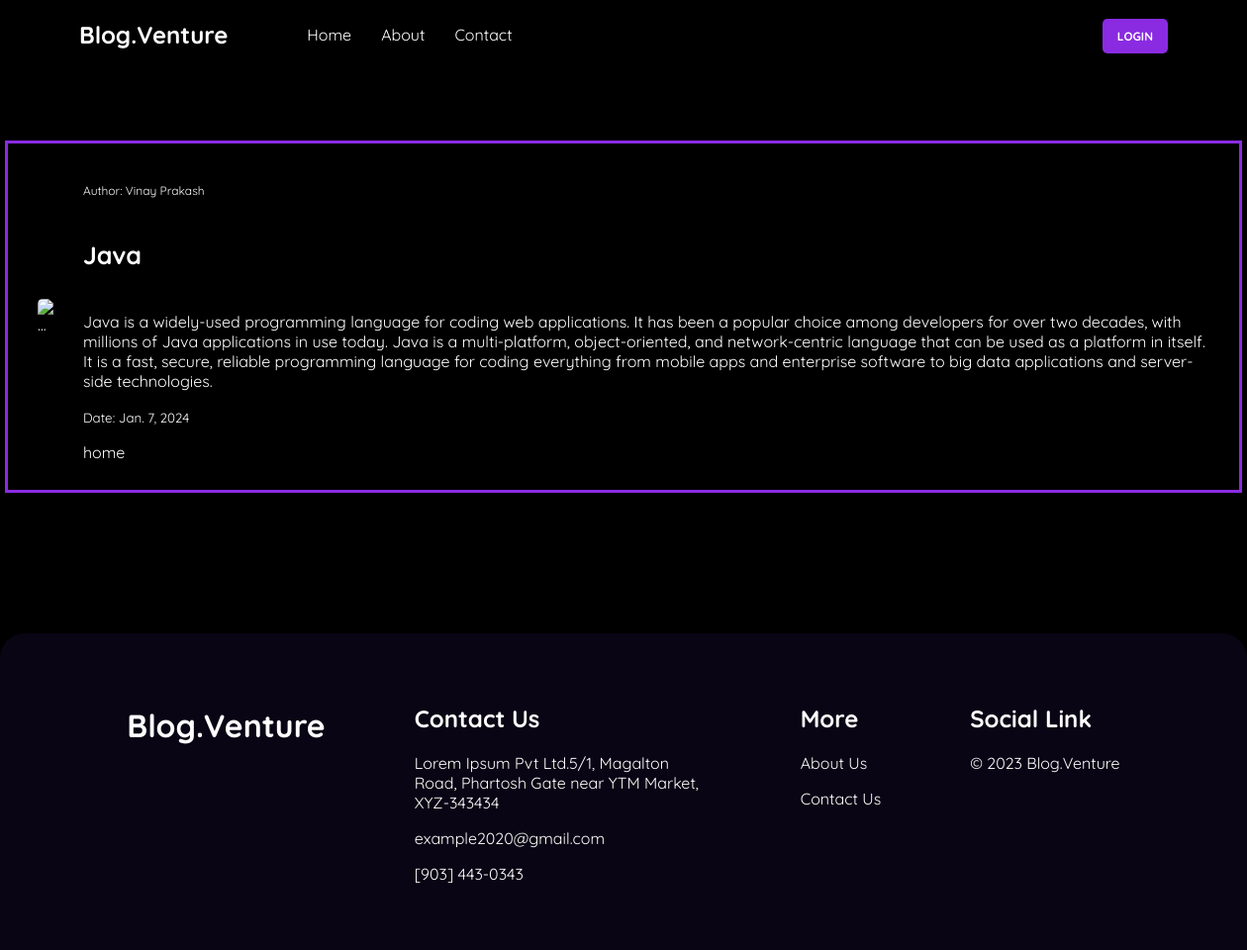
The page /viewBlog/9 on the database its author committed.
### blogs/models.py (models this page shows)
class Popular(models.Model):
    ranking = models.IntegerField()
    topic = models.CharField(max_length=50)
    heading = models.CharField(max_length=50)
    author = models.CharField(max_length=50)
    postDate = models.DateField(auto_now_add=True)
    cover = models.ImageField(upload_to='new_blog', null=True)
    content = RichTextField()

### blogs/views.py (the view)
# urls.py: path('viewBlog/<int:pk>', view_blog, name='viewBlog'),
def view_blog(request, pk):
    viewBlog = Popular.objects.get(pk = pk)
    return render(request, 'viewBlog.html', {'viewBlog':viewBlog})

### blogs/templates/viewBlog.html
{% extends 'base.html' %}
{% block body %}
<div class="view-card">
    <div class="main-card">
        <div class="view-img">
            <img src="https://images.unsplash.com/photo-1690609998976-929dca8ba3de?ixlib=rb-4.0.3&ixid=M3wxMjA3fDB8MHxwaG90by1wYWdlfHx8fGVufDB8fHx8fA%3D%3D&auto=format&fit=crop&w=906&q=80"
                class="card-img-top" alt="...">
        </div>
        <div class="view-data">
            <p class="view-card-title">Author: {{viewBlog.author}}</p>
            <h5 class="view-card-header">{{viewBlog.topic}}</h5>
            <p class="viwe-card-text">{{viewBlog.content|safe}}</p>
            <p class="view-card-text"><small class="text-body-secondary">Date: {{viewBlog.postDate}}</small></p>
            <a href="/" class="btn-primary">home</a>
        </div>
    </div>
</div>
{% endblock %}

### blogs/static/css/home.css (style rules this page uses)
body { padding: 0; margin: 0; box-sizing: border-box; overflow-x: hidden; background-color: black; color: white; font-family: "Quicksand", sans-serif; }
a { text-decoration: none; color: white; }
.card-img-top { width: 100%; height: 100px; object-fit: cover; border-radius: 5px; }
.view-card { width: 1250px; margin: auto; height: 80vh; display: flex; justify-content: center; align-items: center; }
.main-card { display: flex; justify-content: center; align-items: center; gap: 30px; border: 3px solid blueviolet; height: 350px; padding: 0 30px; }
.view-img img { height: 250px; }
.view-card-title { font-size: 12px; }
.view-card-header { font-size: 25px; }
.btn-primary { cursor: pointer; }

### rows shown on the page
Popular: author "Vinay Prakash", topic "Java", content "Java is a widely-used programming language for coding web applications. It has been a popular choice among developers for over two decades, with millions of Java applications in use today. Java is a multi-platform, object-oriented, and network-centric language that can be used as a platform in itself. It is a fast, secure, reliable programming language for coding everything from mobile apps and enterprise software to big data applications and server-side technologies.", postDate "Jan. 7, 2024"
